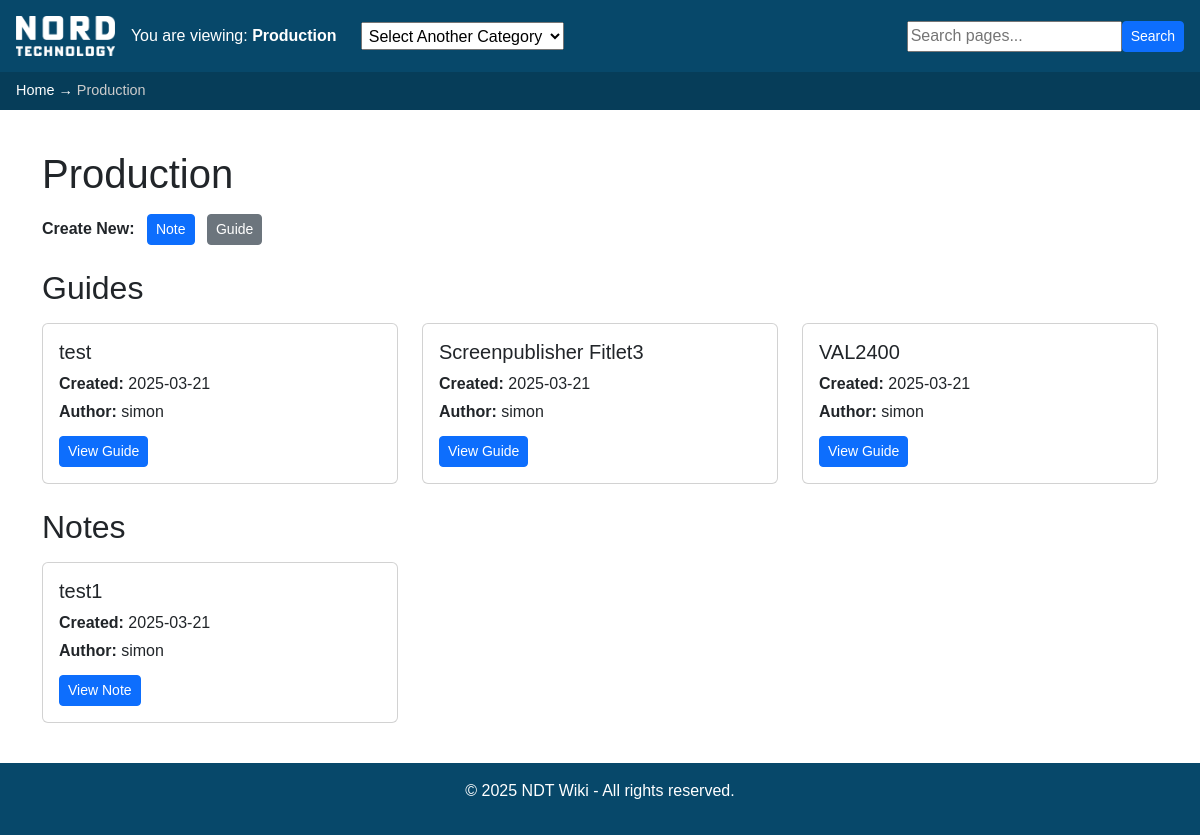
Before: /wiki/category/production/ with the older database file.
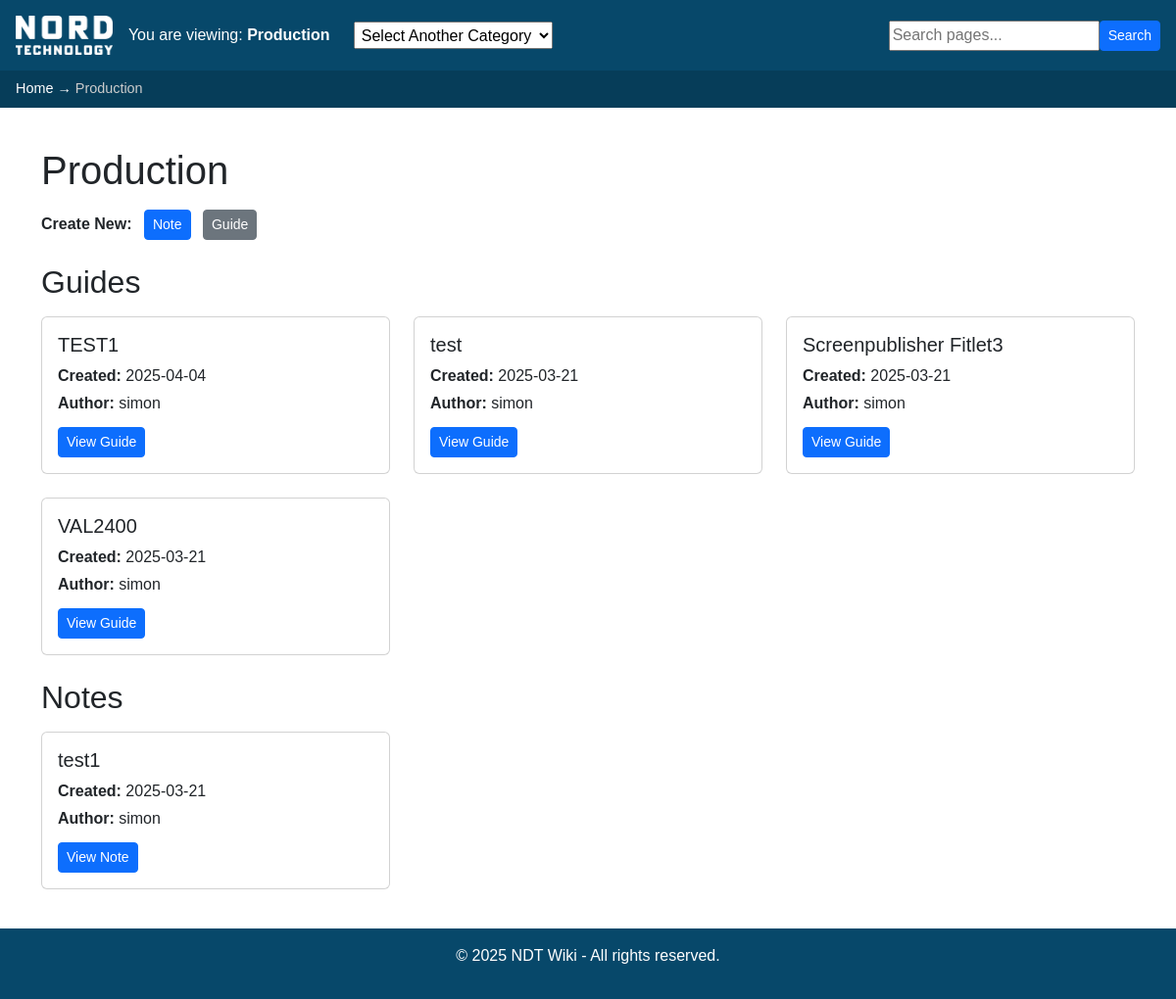
After: the same page with the newer database file.
### wiki/models.py (models this page shows, shortened)
class Category(models.Model):
    name = models.CharField(max_length=100, unique=True)
    slug = models.SlugField(max_length=120, unique=True, blank=True)
    custom_template = models.CharField(
        max_length=255,
        blank=True,
        null=True,
        help_text="Optional path to a custom template, e.g. 'wiki/category_production.html'"
    )

class WikiPage(models.Model):
    NOTE = 'note'
    GUIDE = 'guide'
    PAGE_TYPE_CHOICES = [
        (NOTE, 'Note'),
        (GUIDE, 'Guide'),
    ]
    title = models.CharField(max_length=200)
    slug = models.SlugField(max_length=220, unique=True, blank=True)
    content = models.TextField()
    category = models.ForeignKey(Category, on_delete=models.CASCADE, related_name='pages')
    author = models.ForeignKey(User, on_delete=models.SET_NULL, null=True, blank=True)
    created_at = models.DateTimeField(auto_now_add=True)
    updated_at = models.DateTimeField(auto_now=True)
    page_type = models.CharField(max_length=10, choices=PAGE_TYPE_CHOICES, default=NOTE)
    version = models.IntegerField(default=1)

### wiki/views.py (the view)
# urls.py: path('category/<slug:cat_slug>/', views.category_detail, name='category_detail'),
def category_detail(request, cat_slug):
    category = get_object_or_404(Category, slug=cat_slug)
    all_pages = category.pages.all()
    guides = all_pages.filter(page_type=WikiPage.GUIDE).order_by('-created_at')
    notes = all_pages.filter(page_type=WikiPage.NOTE).order_by('-created_at')
    template_name = category.custom_template or 'wiki/category_detail.html'
    return render(request, template_name, {
        'category': category,
        'guides': guides,
        'notes': notes,
        'current_category': category,
    })

### wiki/context_processors.py (called while the page is built)
def all_categories_processor(request):
    return {'all_categories': Category.objects.all()}

### wiki/templates/wiki/category_production.html (shortened to what this page needs)
{% extends "wiki/base.html" %}
{% block breadcrumb %}
  → <span>{{ category.name }}</span>
{% endblock breadcrumb %}
{% block content %}
<div class="container my-4">
  <h1 class="mb-3">{{ category.name }}</h1>
  <div class="mb-4">
    <strong>Create New:</strong>
    <a href="{% url 'wiki:note_create' %}" class="btn btn-primary btn-sm ms-2">Note</a>
    <a href="{% url 'wiki:guide_create' current_category.slug %}" class="btn btn-secondary btn-sm ms-2"> Guide</a>
  </div>
  {% if guides %}
    <h2 class="mb-3">Guides</h2>
    <div class="row row-cols-1 row-cols-md-3 g-4 mb-4">
      {% for page in guides %}
        <div class="col">
          <div class="card h-100">
            <div class="card-body">
              <h5 class="card-title">{{ page.title }}</h5>
              <p class="card-text mb-1">
                <strong>Created:</strong> {{ page.created_at|date:"Y-m-d" }}
              </p>
              {% if page.author %}
                <p class="card-text mb-1">
                  <strong>Author:</strong> {{ page.author.username }}
                </p>
              {% else %}
                <p class="card-text mb-1">
                  <strong>Author:</strong> Unknown
                </p>
              {% endif %}
              <a href="{% url 'wiki:page_detail' page.slug %}" class="btn btn-primary btn-sm mt-2">
                View Guide
              </a>
            </div>
          </div>
        </div>
      {% endfor %}
    </div>
  {% endif %}
  {% if notes %}
    <h2 class="mb-3">Notes</h2>
    <div class="row row-cols-1 row-cols-md-3 g-4">
      {% for page in notes %}
        <div class="col">
          <div class="card h-100">
            <div class="card-body">
              <h5 class="card-title">{{ page.title }}</h5>
              <p class="card-text mb-1">
                <strong>Created:</strong> {{ page.created_at|date:"Y-m-d" }}
              </p>
              {% if page.author %}
                <p class="card-text mb-1">
                  <strong>Author:</strong> {{ page.author.username }}
                </p>
              {% else %}
                <p class="card-text mb-1">
                  <strong>Author:</strong> Unknown
                </p>
              {% endif %}
              <a href="{% url 'wiki:page_detail' page.slug %}" class="btn btn-primary btn-sm mt-2">
                View Note
              </a>
            </div>
          </div>
        </div>
      {% endfor %}
    </div>
  {% endif %}
</div>
{% endblock content %}

### wiki/templates/wiki/base.html (shortened to what this page needs)
{% load static %}
<!DOCTYPE html>
<html lang="en">
<head>
  <link rel="stylesheet" href="https://unpkg.com/bootstrap@5.3.0/dist/css/bootstrap.min.css" />
</head>
<body>
  <div id="ndt-wiki-base">
    <div class="ndt-nav">
      <div class="ndt-left-section">
        <a href="{% url 'wiki:home' %}">
          <img src="{% static 'wiki/images/Nord_logo_hvidt.png' %}" alt="Nord Logo" class="ndt-logo">
        </a>
        {% if current_category %}
          <p class="ndt-crumb-text">
            You are viewing: <strong>{{ current_category.name }}</strong>
          </p>
        {% else %}
          <p class="ndt-crumb-text">NDT Wiki</p>
        {% endif %}
        <select class="ndt-category-select"
                onchange="if (this.value) { window.location.href = this.value; }">
          <option value="" disabled selected>Select Another Category</option>
        </select>
      </div>
      <div class="ndt-right-section">
        <form class="ndt-search-bar" action="{% url 'wiki:search' %}" method="GET">
            <input type="text" name="q" placeholder="Search pages...">
            <button type="submit" class="btn btn-primary btn-sm">Search</button>
          </form>
      </div>
    </div>
    <div class="ndt-breadcrumb">
      <a href="{% url 'wiki:home' %}">Home</a>
      {% block breadcrumb %}{% endblock breadcrumb %}
    </div>
    <div class="ndt-content">
      {% block content %}{% endblock content %}
    </div>
    <div class="ndt-footer">
      <p>© 2025 NDT Wiki - All rights reserved.</p>
    </div>
  </div>
</body>
</html>

### wiki/templates/wiki/base.html (style rules this page uses)
html, body { margin: 0; padding: 0; height: 100%; font-family: Arial, sans-serif; }
#ndt-wiki-base { display: flex; flex-direction: column; min-height: 100vh; }
.ndt-nav { width: 100%; background-color: #07486A; color: #fff; display: flex; align-items: center; justify-content: space-between; padding: 1rem; }
.ndt-left-section, .ndt-right-section { display: flex; align-items: center; gap: 1rem; }
.ndt-logo { max-height: 40px; }
.ndt-nav a { color: #fff; text-decoration: none; }
.ndt-crumb-text { color: #fff; margin: 0; }
.ndt-category-select { color: #000; padding: 0.2rem; font-size: 1rem; margin-left: 0.5rem; }
.ndt-search-bar { display: inline-flex; }
.ndt-breadcrumb { width: 100%; background-color: #063d59; color: #fff; padding: 0.5rem 1rem; font-size: 0.9rem; }
.ndt-breadcrumb a { color: #fff; text-decoration: none; }
.ndt-breadcrumb span { color: #ccc; }
.ndt-content { flex: 1; width: 100%; padding: 1rem; }
.ndt-footer { background-color: #07486A; color: #fff; text-align: center; padding: 1rem; margin-top: auto; }

Changed rows visible on the page:
added WikiPage: title "TEST1", created_at "2025-04-04", author.username "simon", shown under "Guides"
